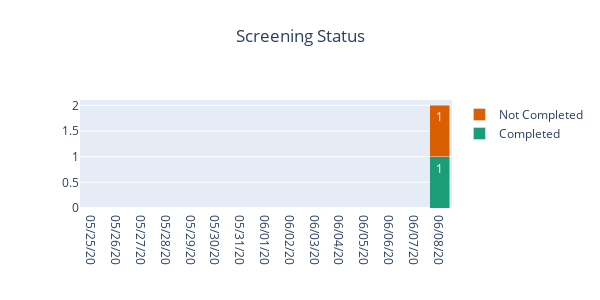

Notebook source saved alongside this figure:
### Code cell
from plotly import offline
import pandas as pd
import numpy as np
import datetime
import plotly.graph_objects as go

patients = models.Patient.query.all()
devices = models.Device.query.all()

def model_to_pd(model):
    res = [r.to_dict() for r in model.query.all()]
    return pd.DataFrame(res)

sres = []
for p in patients:
    sr = [s.to_dict() for s in p.surveys.all()]
    sres.extend(sr)

sres = pd.DataFrame(sres)
sres["date"] = sres.end_time.dt.floor('d')
sres = sres.groupby(["date","uniq_id"]).first()
sres = sres.reset_index()

devs = pts = model_to_pd(models.Device)
devs_per_day = pd.DataFrame(devs.groupby([devs.creation_time.dt.floor("d")])["creation_time"].count())
devs_per_day.columns = ["daily_new_devices"]
pts = model_to_pd(models.Patient)
pts_per_day = pd.DataFrame(pts.groupby([pts.creation_time.dt.floor("d")])["creation_time"].count())
pts_per_day.columns = ["daily_registered_students"]
res_per_day = pd.DataFrame(sres.groupby([sres.end_time.dt.floor('d')])["end_time"].count())
res_per_day.columns = ["daily_completed_surveys"]
df = pd.merge(pts_per_day,res_per_day,left_index=True,right_index=True,how="outer")
df = pd.merge(df,devs_per_day,left_index=True,right_index=True,how="outer")
begin_time = datetime.datetime.utcnow().date() - datetime.timedelta(days=14)
df = df.reindex(pd.date_range(begin_time, datetime.datetime.utcnow().date())).fillna(0).astype(int)
df["total_registered_students"] = df["daily_registered_students"].cumsum()
df["total_completed_surveys"] = df["daily_registered_students"].cumsum()
df["total_devices"] = df["daily_new_devices"].cumsum()
df.reset_index(inplace=True)
df = df.sort_values(by="index",ascending=True)
df["index"] = [datetime.datetime.strftime(a,"%D") for a in df["index"]]
#plotlyBarplot(data=df,x="index",y="daily_new_devices",width=400,title="New Devices")
fig1 = plotlyBarplot(data=df,x="index",y="total_devices",width=500,height=300,title="Total Devices")
fig2 = plotlyBarplot(data=df,x="index",y="total_registered_students",width=500,height=300,title="Total Registered Students")
#plotlyBarplot(data=df,x="index",y="daily_completed_surveys",width=400,title="Daily Completed Screenings")
df["daily_uncompleted_surveys"] = df["total_registered_students"] - df["daily_completed_surveys"]
df2 = df.loc[:,["index","daily_uncompleted_surveys","daily_completed_surveys"]]
df2.columns = ["index","Not Completed","Completed"]
df2 = df2.melt(id_vars="index")
fig3 = plotlyBarplot(data=df2,x="index",y="value",hue="variable",width=600,height=300, title="Screening Status",stacked=True)
fig3.show()

### Figure 1 — Plotly figure (JSON) as saved in the notebook; plotly's stock layout.template omitted (floating-point values rounded to 4 significant figures)
{"data": [{"marker": {"color": "rgba(0.10588235294117647, 0.6196078431372549, 0.4666666666666667)"}, "name": "Completed", "orientation": "v", "text": [0, 0, 0, 0, 0, 0, 0, 0, 0, 0, 0, 0, 0, 0, 1], "textposition": "auto", "type": "bar", "x": ["05/25/20", "05/26/20", "05/27/20", "05/28/20", "05/29/20", "05/30/20", "05/31/20", "06/01/20", "06/02/20", "06/03/20", "06/04/20", "06/05/20", "06/06/20", "06/07/20", "06/08/20"], "y": [0, 0, 0, 0, 0, 0, 0, 0, 0, 0, 0, 0, 0, 0, 1]}, {"marker": {"color": "rgba(0.8509803921568627, 0.37254901960784315, 0.00784313725490196)"}, "name": "Not Completed", "orientation": "v", "text": [0, 0, 0, 0, 0, 0, 0, 0, 0, 0, 0, 0, 0, 0, 1], "textposition": "auto", "type": "bar", "x": ["05/25/20", "05/26/20", "05/27/20", "05/28/20", "05/29/20", "05/30/20", "05/31/20", "06/01/20", "06/02/20", "06/03/20", "06/04/20", "06/05/20", "06/06/20", "06/07/20", "06/08/20"], "y": [0, 0, 0, 0, 0, 0, 0, 0, 0, 0, 0, 0, 0, 0, 1]}], "layout": {"autosize": true, "barmode": "stack", "height": 300, "title": {"text": "Screening Status", "x": 0.5, "xanchor": "center", "y": 0.9, "yanchor": "top"}, "width": 600, "xaxis": {"automargin": true, "title": {"font": {"size": 12}, "text": ""}, "type": "category"}, "yaxis": {"automargin": true, "title": {"font": {"size": 12}, "text": ""}}}}
